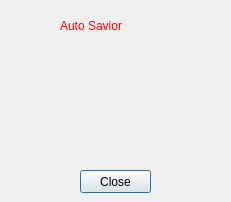
<?xml version="1.0" encoding="UTF-8"?>
<ui version="4.0">
 <class>About</class>
 <widget class="QDialog" name="About">
  <property name="geometry">
   <rect>
    <x>0</x>
    <y>0</y>
    <width>231</width>
    <height>202</height>
   </rect>
  </property>
  <property name="maximumSize">
   <size>
    <width>231</width>
    <height>202</height>
   </size>
  </property>
  <property name="windowTitle">
   <string>Auto Savior : About</string>
  </property>
  <property name="windowIcon">
   <iconset resource="Resource/src.qrc">
    <normaloff>:/pic/Icon.png</normaloff>:/pic/Icon.png</iconset>
  </property>
  <widget class="QLabel" name="label_text">
   <property name="geometry">
    <rect>
     <x>10</x>
     <y>40</y>
     <width>211</width>
     <height>121</height>
    </rect>
   </property>
   <property name="text">
    <string>&lt;html&gt;&lt;head/&gt;&lt;body&gt;&lt;p&gt;&lt;br/&gt;&lt;/p&gt;&lt;/body&gt;&lt;/html&gt;</string>
   </property>
  </widget>
  <widget class="QLabel" name="title_about">
   <property name="geometry">
    <rect>
     <x>60</x>
     <y>10</y>
     <width>111</width>
     <height>31</height>
    </rect>
   </property>
   <property name="styleSheet">
    <string notr="true">color: #ff0000;
font: 75 16pt &quot;MS Shell Dlg 2&quot;;</string>
   </property>
   <property name="text">
    <string>Auto Savior</string>
   </property>
  </widget>
  <widget class="QPushButton" name="Close">
   <property name="geometry">
    <rect>
     <x>80</x>
     <y>170</y>
     <width>71</width>
     <height>23</height>
    </rect>
   </property>
   <property name="text">
    <string>Close</string>
   </property>
  </widget>
 </widget>
 <resources>
  <include location="Resource/src.qrc"/>
 </resources>
 <connections/>
</ui>
